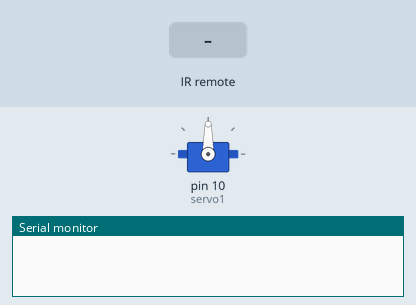
Simulated run of this sketch. Board: Arduino Uno, built with avr-gcc and run on an emulated ATmega328P. Shown: servo, the last lines printed to the serial monitor. The inputs (shaded band) are chosen by the test bench.

Above: at 1.2 s.
1.3 s: infrared code 0xCA31DA45 received
At 2.5 s:
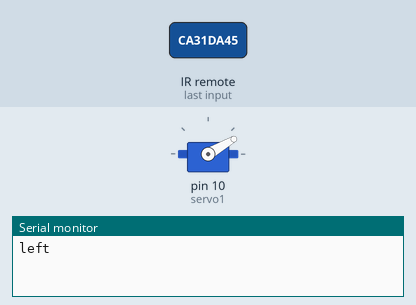
2.8 s: infrared code 0x17112D07 received
At 3.7 s:
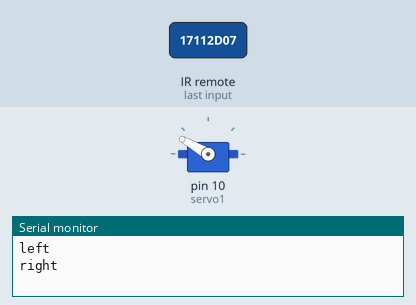
Timing chart, 0 to 5.8 s (numbered marks = the images above; inputs shaded):
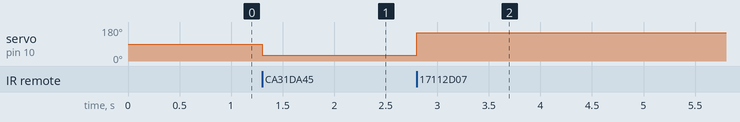

The sketch:

part3.ino
```cpp
#include <IRremote.h>
#include <AFMotor.h>
#include <Servo.h>
#include <stdarg.h>

int RECV_PIN = 8;
IRrecv irrecv(RECV_PIN);
decode_results results;
Servo servo1;
int pos = 90;


void setup()
{
  servo1.attach(10);
  Serial.begin(9600);
  irrecv.enableIRIn(); // Start the receiver
}

void loop() {
  int val = 0;

  if (irrecv.decode(&results)) {
    switch(results.value)
    {
      case 0xCA31DA45:
          Serial.println("left");
          pos = 30;
          servo1.write(pos);

          delay(10);
          break;
       case 0x17112D07:
          Serial.println("right");
          pos = 150;
          servo1.write(pos);
          delay(10);
          break;
    }
    irrecv.resume(); // Receive the next value
  }
}
```

Measured:
- after the input at 1.3 s, servo on pin 10 (servo1): 90° → 30° at once
- after the input at 2.8 s, servo on pin 10 (servo1): 30° → 150° at once
